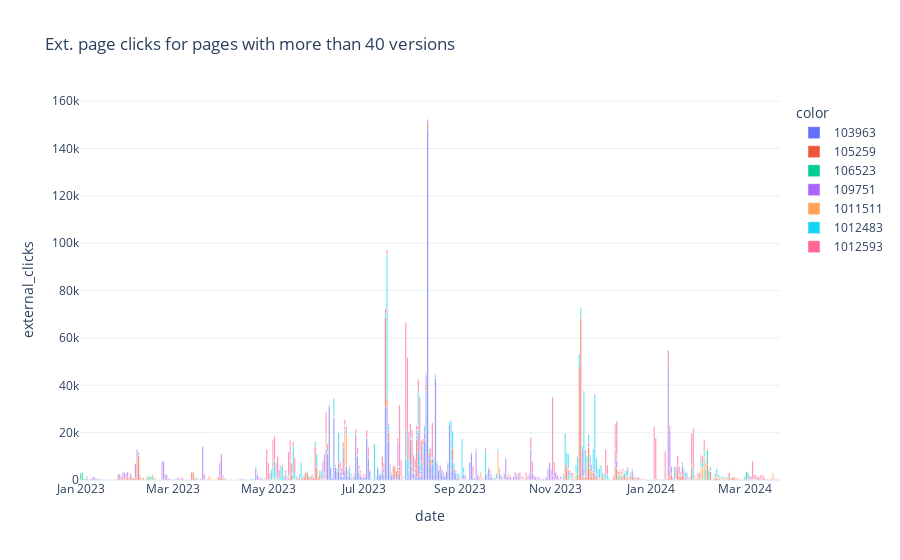

Notebook cell for this chart:
### Code cell
data = df_frequent[['page_id', 'date', 'external_clicks']].groupby(['page_id', 'date'], as_index=False).sum()

px.bar(data_frame=data, x='date', y='external_clicks', 
           color=data['page_id'].astype('str'),
           title=f'Ext. page clicks for pages with more than {COUNT_THRESH} versions'

           )

### Figure 1 — Plotly figure (JSON) as saved in the notebook; plotly's stock layout.template omitted (floating-point values rounded to 4 significant figures; data arrays with more than 128 entries replaced by an {"elided": "..."} marker saying what was removed)
{"data": [{"alignmentgroup": "True", "hovertemplate": "color=103963<br>date=%{x}<br>external_clicks=%{y}<extra></extra>", "legendgroup": "103963", "marker": {"color": "#636efa", "pattern": {"shape": ""}}, "name": "103963", "offsetgroup": "103963", "orientation": "v", "showlegend": true, "textposition": "auto", "type": "bar", "x": ["2023-06-07T00:00:00", "2023-06-08T00:00:00", "2023-06-09T00:00:00", "2023-06-10T00:00:00", "2023-06-11T00:00:00", "2023-06-12T00:00:00", "2023-06-13T00:00:00", "2023-06-14T00:00:00", "2023-06-15T00:00:00", "2023-06-16T00:00:00", "2023-06-17T00:00:00", "2023-06-18T00:00:00", "2023-06-19T00:00:00", "2023-06-20T00:00:00", "2023-06-21T00:00:00", "2023-06-22T00:00:00", "2023-06-23T00:00:00", "2023-06-24T00:00:00", "2023-06-25T00:00:00", "2023-06-26T00:00:00", "2023-06-27T00:00:00", "2023-06-28T00:00:00", "2023-06-29T00:00:00", "2023-06-30T00:00:00", "2023-07-01T00:00:00", "2023-07-02T00:00:00", "2023-07-03T00:00:00", "2023-07-04T00:00:00", "2023-07-05T00:00:00", "2023-07-06T00:00:00", "2023-07-07T00:00:00", "2023-07-08T00:00:00", "2023-07-09T00:00:00", "2023-07-10T00:00:00", "2023-07-11T00:00:00", "2023-07-12T00:00:00", "2023-07-13T00:00:00", "2023-07-14T00:00:00", "2023-07-15T00:00:00", "2023-07-16T00:00:00", "2023-07-17T00:00:00", "2023-07-18T00:00:00", "2023-07-19T00:00:00", "2023-07-20T00:00:00", "2023-07-21T00:00:00", "2023-07-22T00:00:00", "2023-07-23T00:00:00", "2023-07-24T00:00:00", "2023-07-25T00:00:00", "2023-07-26T00:00:00", "2023-07-27T00:00:00", "2023-07-28T00:00:00", "2023-07-29T00:00:00", "2023-07-30T00:00:00", "2023-07-31T00:00:00", "2023-08-01T00:00:00", "2023-08-02T00:00:00", "2023-08-03T00:00:00", "2023-08-04T00:00:00", "2023-08-05T00:00:00", "2023-08-06T00:00:00", "2023-08-07T00:00:00", "2023-08-08T00:00:00", "2023-08-09T00:00:00", "2023-08-10T00:00:00", "2023-08-11T00:00:00", "2023-08-12T00:00:00", "2023-08-13T00:00:00", "2023-08-14T00:00:00", "2023-08-15T00:00:00", "2023-08-16T00:00:00", "2023-08-17T00:00:00", "2023-08-18T00:00:00", "2023-08-19T00:00:00", "2023-08-20T00:00:00", "2023-08-21T00:00:00", "2023-08-22T00:00:00", "2023-08-23T00:00:00", "2023-08-24T00:00:00", "2023-08-25T00:00:00", "2023-08-26T00:00:00", "2023-08-27T00:00:00", "2023-08-28T00:00:00", "2023-08-29T00:00:00", "2023-08-30T00:00:00", "2023-08-31T00:00:00", "2023-09-01T00:00:00", "2023-09-02T00:00:00", "2023-09-03T00:00:00", "2023-09-04T00:00:00", "2023-09-05T00:00:00", "2023-09-06T00:00:00", "2023-09-07T00:00:00", "2023-09-08T00:00:00", "2023-09-09T00:00:00", "2023-09-10T00:00:00", "2023-09-11T00:00:00", "2023-09-12T00:00:00", "2023-09-13T00:00:00", "2023-09-14T00:00:00", "2023-09-15T00:00:00", "2023-09-16T00:00:00", "2023-09-17T00:00:00", "2023-09-18T00:00:00", "2023-09-19T00:00:00", "2023-09-20T00:00:00", "2023-09-21T00:00:00", "2023-09-22T00:00:00", "2023-09-23T00:00:00", "2023-09-25T00:00:00", "2023-09-26T00:00:00", "2023-09-27T00:00:00", "2023-09-28T00:00:00", "2023-09-29T00:00:00"], "xaxis": "x", "y": [13074, 11058, 31185, 5400, 900, 26613, 5456, 3304, 4690, 3115, 1350, 1564, 3964, 5676, 1500, 2013, 1026, 300, 1736, 12198, 10070, 3320, 1641, 969, 1161, 1544, 17752, 9255, 3950, 353, 147, 36, 471, 5004, 2408, 1986, 2994, 1320, 31044, 31080, 16797, 2370, 1680, 2856, 600, 305, 776, 2775, 400, 387, 148, 8586, 1242, 4068, 6444, 2856, 72, 2775, 1288, 20020, 1320, 1540, 5930, 16510, 37870, 148610, 10389, 6264, 6846, 2096, 42955, 7208, 4092, 6048, 3324, 1692, 1554, 3555, 6925, 23600, 3885, 7938, 4017, 2928, 925, 543, 232, 52, 235, 114, 52, 60, 7386, 11092, 1274, 672, 20, 32, 8, 132, 46, 45, 2646, 1258, 972, 1194, 1120, 309, 4, 6, 52, 36, 78, 27], "yaxis": "y"}, {"alignmentgroup": "True", "hovertemplate": "color=105259<br>date=%{x}<br>external_clicks=%{y}<extra></extra>", "legendgroup": "105259", "marker": {"color": "#EF553B", "pattern": {"shape": ""}}, "name": "105259", "offsetgroup": "105259", "orientation": "v", "showlegend": true, "textposition": "auto", "type": "bar", "x": {"elided": "299 str values"}, "xaxis": "x", "y": {"elided": "299 int values"}, "yaxis": "y"}, {"alignmentgroup": "True", "hovertemplate": "color=106523<br>date=%{x}<br>external_clicks=%{y}<extra></extra>", "legendgroup": "106523", "marker": {"color": "#00cc96", "pattern": {"shape": ""}}, "name": "106523", "offsetgroup": "106523", "orientation": "v", "showlegend": true, "textposition": "auto", "type": "bar", "x": {"elided": "139 str values"}, "xaxis": "x", "y": {"elided": "139 int values"}, "yaxis": "y"}, {"alignmentgroup": "True", "hovertemplate": "color=109751<br>date=%{x}<br>external_clicks=%{y}<extra></extra>", "legendgroup": "109751", "marker": {"color": "#ab63fa", "pattern": {"shape": ""}}, "name": "109751", "offsetgroup": "109751", "orientation": "v", "showlegend": true, "textposition": "auto", "type": "bar", "x": {"elided": "284 str values"}, "xaxis": "x", "y": {"elided": "284 int values"}, "yaxis": "y"}, {"alignmentgroup": "True", "hovertemplate": "color=1011511<br>date=%{x}<br>external_clicks=%{y}<extra></extra>", "legendgroup": "1011511", "marker": {"color": "#FFA15A", "pattern": {"shape": ""}}, "name": "1011511", "offsetgroup": "1011511", "orientation": "v", "showlegend": true, "textposition": "auto", "type": "bar", "x": {"elided": "210 str values"}, "xaxis": "x", "y": {"elided": "210 int values"}, "yaxis": "y"}, {"alignmentgroup": "True", "hovertemplate": "color=1012483<br>date=%{x}<br>external_clicks=%{y}<extra></extra>", "legendgroup": "1012483", "marker": {"color": "#19d3f3", "pattern": {"shape": ""}}, "name": "1012483", "offsetgroup": "1012483", "orientation": "v", "showlegend": true, "textposition": "auto", "type": "bar", "x": {"elided": "251 str values"}, "xaxis": "x", "y": {"elided": "251 int values"}, "yaxis": "y"}, {"alignmentgroup": "True", "hovertemplate": "color=1012593<br>date=%{x}<br>external_clicks=%{y}<extra></extra>", "legendgroup": "1012593", "marker": {"color": "#FF6692", "pattern": {"shape": ""}}, "name": "1012593", "offsetgroup": "1012593", "orientation": "v", "showlegend": true, "textposition": "auto", "type": "bar", "x": {"elided": "240 str values"}, "xaxis": "x", "y": {"elided": "240 int values"}, "yaxis": "y"}], "layout": {"barmode": "relative", "legend": {"title": {"text": "color"}, "tracegroupgap": 0}, "title": {"text": "Ext. page clicks for pages with more than 40 versions"}, "xaxis": {"anchor": "y", "domain": [0, 1], "title": {"text": "date"}}, "yaxis": {"anchor": "x", "domain": [0, 1], "title": {"text": "external_clicks"}}}}
